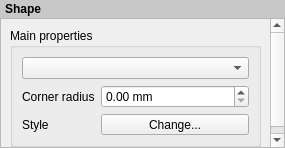
<?xml version="1.0" encoding="UTF-8"?>
<ui version="4.0">
 <class>QgsComposerShapeWidgetBase</class>
 <widget class="QWidget" name="QgsComposerShapeWidgetBase">
  <property name="geometry">
   <rect>
    <x>0</x>
    <y>0</y>
    <width>285</width>
    <height>148</height>
   </rect>
  </property>
  <property name="windowTitle">
   <string>Form</string>
  </property>
  <layout class="QVBoxLayout" name="verticalLayout">
   <property name="spacing">
    <number>0</number>
   </property>
   <property name="margin">
    <number>0</number>
   </property>
   <item>
    <widget class="QLabel" name="label_2">
     <property name="sizePolicy">
      <sizepolicy hsizetype="Preferred" vsizetype="Maximum">
       <horstretch>0</horstretch>
       <verstretch>0</verstretch>
      </sizepolicy>
     </property>
     <property name="styleSheet">
      <string notr="true">padding: 2px; font-weight: bold; background-color: rgb(200, 200, 200);</string>
     </property>
     <property name="text">
      <string>Shape</string>
     </property>
    </widget>
   </item>
   <item>
    <widget class="QgsScrollArea" name="scrollArea">
     <property name="widgetResizable">
      <bool>true</bool>
     </property>
     <widget class="QWidget" name="scrollAreaWidgetContents">
      <property name="geometry">
       <rect>
        <x>0</x>
        <y>-22</y>
        <width>267</width>
        <height>147</height>
       </rect>
      </property>
      <layout class="QVBoxLayout" name="mainLayout">
       <item>
        <widget class="QgsCollapsibleGroupBoxBasic" name="groupBox">
         <property name="focusPolicy">
          <enum>Qt::StrongFocus</enum>
         </property>
         <property name="title">
          <string>Main properties</string>
         </property>
         <property name="syncGroup" stdset="0">
          <string notr="true">composeritem</string>
         </property>
         <property name="collapsed" stdset="0">
          <bool>false</bool>
         </property>
         <layout class="QGridLayout" name="gridLayout">
          <item row="1" column="0">
           <widget class="QLabel" name="label_3">
            <property name="text">
             <string>Corner radius</string>
            </property>
           </widget>
          </item>
          <item row="1" column="1">
           <widget class="QgsDoubleSpinBox" name="mCornerRadiusSpinBox">
            <property name="sizePolicy">
             <sizepolicy hsizetype="Expanding" vsizetype="Fixed">
              <horstretch>0</horstretch>
              <verstretch>0</verstretch>
             </sizepolicy>
            </property>
            <property name="suffix">
             <string> mm</string>
            </property>
            <property name="maximum">
             <double>999.000000000000000</double>
            </property>
           </widget>
          </item>
          <item row="2" column="0">
           <widget class="QLabel" name="label">
            <property name="text">
             <string>Style</string>
            </property>
           </widget>
          </item>
          <item row="0" column="0" colspan="2">
           <widget class="QComboBox" name="mShapeComboBox"/>
          </item>
          <item row="2" column="1">
           <widget class="QgsSymbolButton" name="mShapeStyleButton">
            <property name="sizePolicy">
             <sizepolicy hsizetype="Expanding" vsizetype="Fixed">
              <horstretch>0</horstretch>
              <verstretch>0</verstretch>
             </sizepolicy>
            </property>
            <property name="text">
             <string>Change...</string>
            </property>
           </widget>
          </item>
         </layout>
        </widget>
       </item>
      </layout>
     </widget>
    </widget>
   </item>
  </layout>
 </widget>
 <customwidgets>
  <customwidget>
   <class>QgsDoubleSpinBox</class>
   <extends>QDoubleSpinBox</extends>
   <header>qgsdoublespinbox.h</header>
  </customwidget>
  <customwidget>
   <class>QgsScrollArea</class>
   <extends>QScrollArea</extends>
   <header>qgsscrollarea.h</header>
   <container>1</container>
  </customwidget>
  <customwidget>
   <class>QgsCollapsibleGroupBoxBasic</class>
   <extends>QGroupBox</extends>
   <header>qgscollapsiblegroupbox.h</header>
   <container>1</container>
  </customwidget>
  <customwidget>
   <class>QgsSymbolButton</class>
   <extends>QToolButton</extends>
   <header>qgssymbolbutton.h</header>
  </customwidget>
 </customwidgets>
 <tabstops>
  <tabstop>groupBox</tabstop>
  <tabstop>scrollArea</tabstop>
  <tabstop>mShapeComboBox</tabstop>
  <tabstop>mCornerRadiusSpinBox</tabstop>
  <tabstop>mShapeStyleButton</tabstop>
 </tabstops>
 <resources/>
 <connections/>
</ui>
